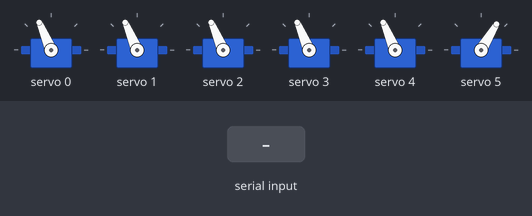
This sketch was run on a simulated Arduino Uno, built with avr-gcc and run on an emulated ATmega328P. Shown: 6 × servo. The inputs (shaded band) are chosen by the test bench. What the sketch prints to the serial monitor is not drawn.

Above: at 1.2 s.
1.3 s: "M:1\n" received over Serial
At 2.07 s:
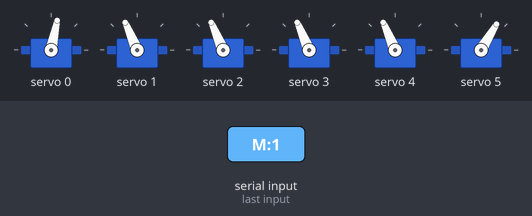
At 4.1 s:
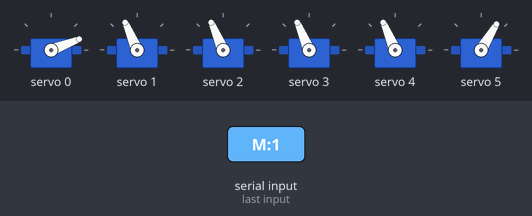
4.3 s: "M:45\n" received over Serial
6.1 s: "M:150\n" received over Serial
At 9.7 s:
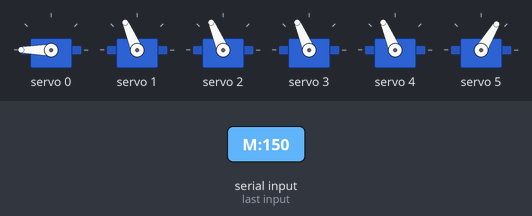
Timing chart, 0 to 11.2 s (numbered marks = the images above; inputs shaded):
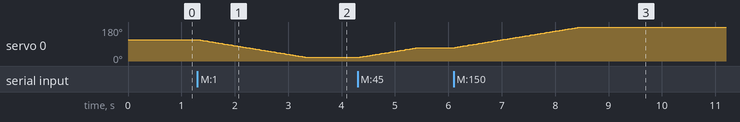

The sketch:

ServoControl.ino
```cpp
#include <Wire.h>
#include <Adafruit_PWMServoDriver.h>

Adafruit_PWMServoDriver pwm = Adafruit_PWMServoDriver();

int minAngle[6] = {0, 0, 0, 0, 0, 0};
int maxAngle[6] = {180, 180, 180, 180, 180, 90};

int SERVOMIN = 150;
int SERVOMAX = 600;

int currentAngle[6] = {90, 90, 90, 90, 90, 45};

void setup() {
  Serial.begin(115200);
  Wire.begin();
  pwm.begin();
  pwm.setPWMFreq(50);

  for (int ch = 0; ch < 6; ch++)
  {
    int mid = ((minAngle[ch] + maxAngle[ch]) / 2) - 10;
    currentAngle[ch] = mid;
    setServoAngle(ch, mid);
  }

  Serial.println("✅ Interactive Servo Control Ready!");
  Serial.println("Type command like: M0:90");
  Serial.println("Servo ranges:");
  for (int i = 0; i < 6; i++) {
    Serial.print("M");
    Serial.print(i);
    Serial.print(": ");
    Serial.print(minAngle[i]);
    Serial.print(" - ");
    Serial.println(maxAngle[i]);
  }
}

void loop() {
  if (Serial.available()) {
    String input = Serial.readStringUntil('\n');
    input.trim();

    if (input.startsWith("M")) {
      int servoIndex = input.substring(1, input.indexOf(':')).toInt();
      int targetAngle = input.substring(input.indexOf(':') + 1).toInt();

      if (servoIndex >= 0 && servoIndex < 6) {
        if (targetAngle >= minAngle[servoIndex] && targetAngle <= maxAngle[servoIndex]) {
          smoothMove(servoIndex, targetAngle);
          Serial.print("✅ M");
          Serial.print(servoIndex);
          Serial.print(" moved to ");
          Serial.println(targetAngle);
        } else {
          Serial.print("❌ Angle out of range for M");
          Serial.println(servoIndex);
        }
      } else {
        Serial.println("❌ Invalid motor index");
      }
    }
  }
}

void smoothMove(int channel, int target) {
  int step = (target > currentAngle[channel]) ? 1 : -1;

  for (int angle = currentAngle[channel]; angle != target; angle += step) {
    setServoAngle(channel, angle);
    delay(25);
  }

  currentAngle[channel] = target;
}

void setServoAngle(int channel, int angle) {
  int pulseLen = map(angle, 0, 180, SERVOMIN, SERVOMAX);
  pwm.setPWM(channel, 0, pulseLen);
}
```

Measured:
- after the input at 1.3 s, servo 0: moves from 113° to 21° over 2.0 s, starting at once
- after the input at 6.1 s, servo 0: moves from 70° to 180° over 2.4 s, starting at once
